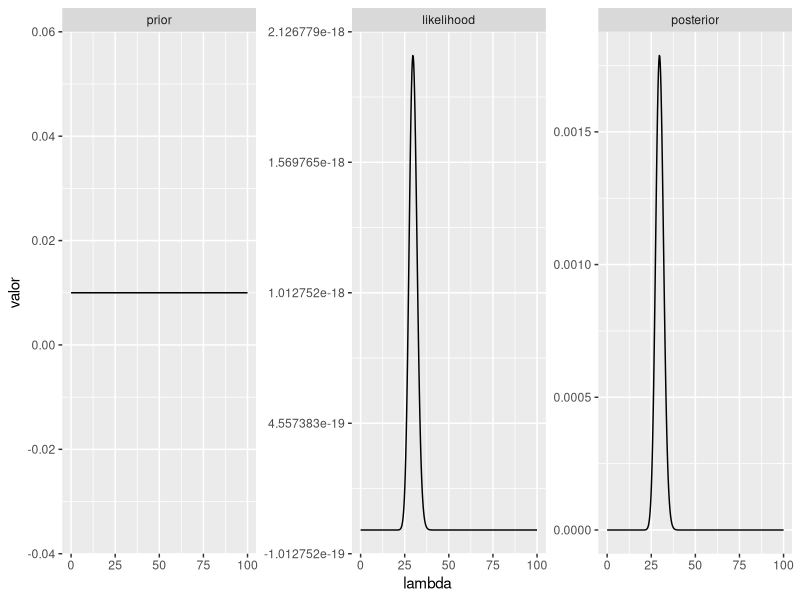
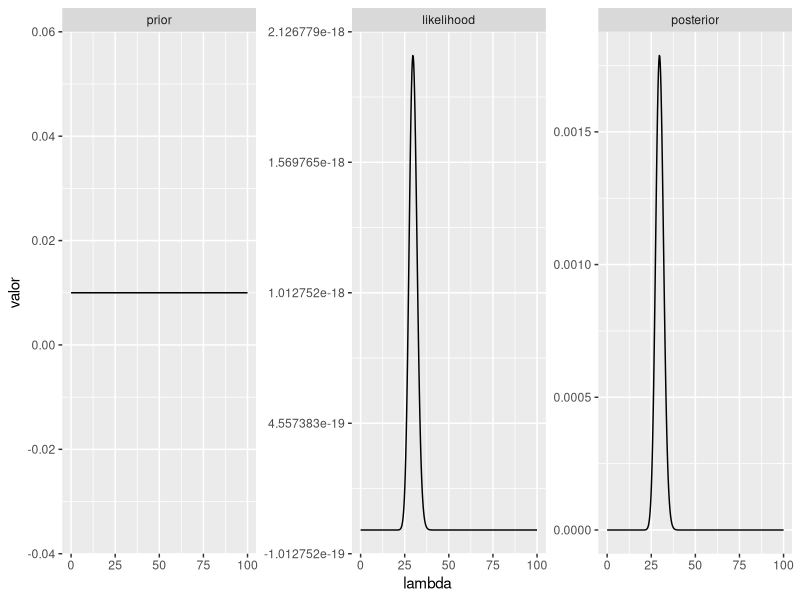

Here is the R script that generated these plots, in order:
library(ggplot2)

# Valores observados de "Y"
y <- c(64, 13, 33, 18, 30, 20)

# Altura de la densidad a priori uniforme
prior <- rep(1 / 100, 400)

# Grilla con los valorse de lambda
lambda_grid <- seq(0, 100, length.out = 400)

# ~~~~~~~~~~~~~~~~~~~~~~~~~~~~~~~~~~~~~~~~~~~~~~~~~~~~~~~~~~~~~~~~~~~~~~~~~~~~~
# Alternativa 1
# Replicar la formula de la función de verosimilitud en una función de R
# ~~~~~~~~~~~~~~~~~~~~~~~~~~~~~~~~~~~~~~~~~~~~~~~~~~~~~~~~~~~~~~~~~~~~~~~~~~~~~

# Alternativa 1
f_likelihood <- function(lambda, y_vector) {
  n <- length(y_vector)
  y_suma <- sum(y_vector)
  denominador <- prod(factorial(y_vector))
  (exp(- n * lambda) * lambda ^ y_suma) / denominador
}

likelihood <- f_likelihood(lambda_grid, y)
posterior_ <- prior * likelihood
posterior_

# La densidad a posteriori no normalizada resulta `Inf` en algunos casos.
# Esto indica que el computo no es estable.
# Veamos otras alternativas.

# ~~~~~~~~~~~~~~~~~~~~~~~~~~~~~~~~~~~~~~~~~~~~~~~~~~~~~~~~~~~~~~~~~~~~~~~~~~~~~
# Alternativa 2 
# Utilizar la funcion 'dpois' de R para evaluar la pdf en cada observación
# y luego obtener la función de verosimilitud multiplicando estos resultados.
# ~~~~~~~~~~~~~~~~~~~~~~~~~~~~~~~~~~~~~~~~~~~~~~~~~~~~~~~~~~~~~~~~~~~~~~~~~~~~~

f_likelihood <- function(lambda, y_vector) {
  output <- numeric(length(lambda))
  for (i in seq_along(output)) {
    output[i] <- prod(dpois(y_vector, lambda[i]))
  }
  output
}

likelihood <- f_likelihood(lambda_grid, y)
posterior_ <- prior * likelihood
area <- integrate(f_likelihood, lower = 0, upper = 100, y_vector = y)$value
posterior <- posterior_ / area

df <- data.frame(
  grupo = factor(
    rep(c("prior", "likelihood", "posterior"), each = 400), 
    levels = c("prior", "likelihood", "posterior"),
    ordered = TRUE
  ),
  lambda = rep(lambda_grid, 3),
  valor = c(prior, likelihood, posterior)
)

ggplot(df) +
  geom_line(aes(x = lambda, y = valor)) +
  facet_wrap(~ grupo, scales = "free_y")

# ~~~~~~~~~~~~~~~~~~~~~~~~~~~~~~~~~~~~~~~~~~~~~~~~~~~~~~~~~~~~~~~~~~~~~~~~~~~~~
# Alternativa 3 
# Utilizar la funcion 'dpois' de R, pero hacer cuentas en escalas logaritmica
# ~~~~~~~~~~~~~~~~~~~~~~~~~~~~~~~~~~~~~~~~~~~~~~~~~~~~~~~~~~~~~~~~~~~~~~~~~~~~~

f_likelihood <- function(lambda, y_vector) {
  output <- numeric(length(lambda))
  for (i in seq_along(output)) {
    # El producto se transforma en suma
    output[i] <- sum(dpois(y_vector, lambda[i], log = TRUE))
  }
  # Volver a la escala original
  exp(output)
} 

likelihood <- f_likelihood(lambda_grid, y)
posterior_ <- prior * likelihood
area <- integrate(f_likelihood, lower = 0, upper = 100, y_vector = y)$value
posterior <- posterior_ / area

df <- data.frame(
  grupo = factor(
    rep(c("prior", "likelihood", "posterior"), each = 400), 
    levels = c("prior", "likelihood", "posterior"),
    ordered = TRUE
  ),
  lambda = rep(lambda_grid, 3),
  valor = c(prior, likelihood, posterior)
)

ggplot(df) +
  geom_line(aes(x = lambda, y = valor)) +
  facet_wrap(~ grupo, scales = "free_y")
